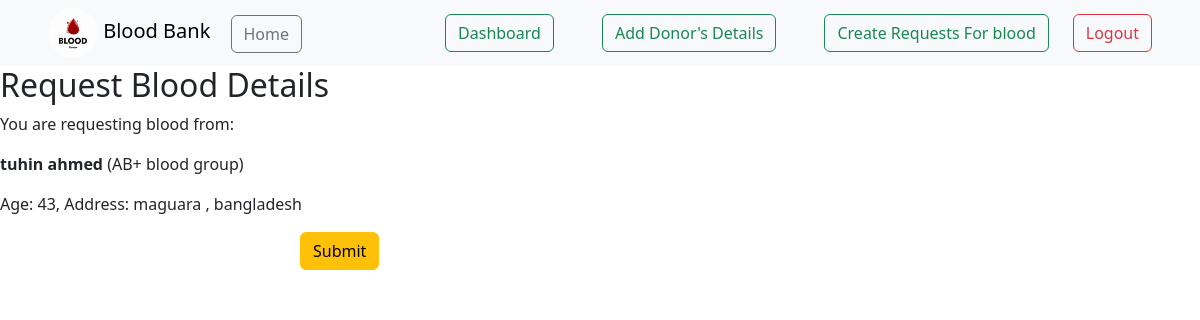
The page /request-blood/1/ (signed in) on the database its author committed.
### blood/models.py (models this page shows, shortened)
class UserDetails(models.Model):
    user = models.OneToOneField(User, on_delete=models.CASCADE)
    name = models.CharField(max_length=255, null=True, blank=True)
    age = models.IntegerField()
    address = models.TextField()
    last_donation_date = models.DateField(null=True, blank=True)
    availability_for_donation = models.BooleanField(default=True)
    bloodgroup = models.CharField(max_length=5, choices=[('O+', 'O+'), ('O-', 'O-'), ('A+', 'A+'), ('A-', 'A-'), ('B+', 'B+'), ('B-', 'B-'), ('AB+', 'AB+'), ('AB-', 'AB-')])

### users/views.py (the view, shortened to what this page needs)
# urls.py: path('request-blood/<int:user_id>/', request_blood, name='request_blood'),
@login_required
def request_blood(request, user_id):
    donor = get_object_or_404(UserDetails, user__id=user_id, availability_for_donation=True)
    return render(request, 'request_blood_details.html', {'donor': donor})

### users/templates/request_blood_details.html (shortened to what this page needs)
{% extends "base.html" %} {% block content %} {% load crispy_forms_tags %}
<h2>Request Blood Details</h2>
<p>You are requesting blood from:</p>
<p><strong>{{ donor.name }}</strong> ({{ donor.bloodgroup }} blood group)</p>
<p>Age: {{ donor.age }}, Address: {{ donor.address }}</p>
<form style="width: 50%; margin: auto" method="post">
  <button class="btn btn-warning">Submit</button>
</form>
{% endblock %}

### rows shown on the page
UserDetails: name "tuhin ahmed", bloodgroup "AB+", age "43", address "maguara , bangladesh"
